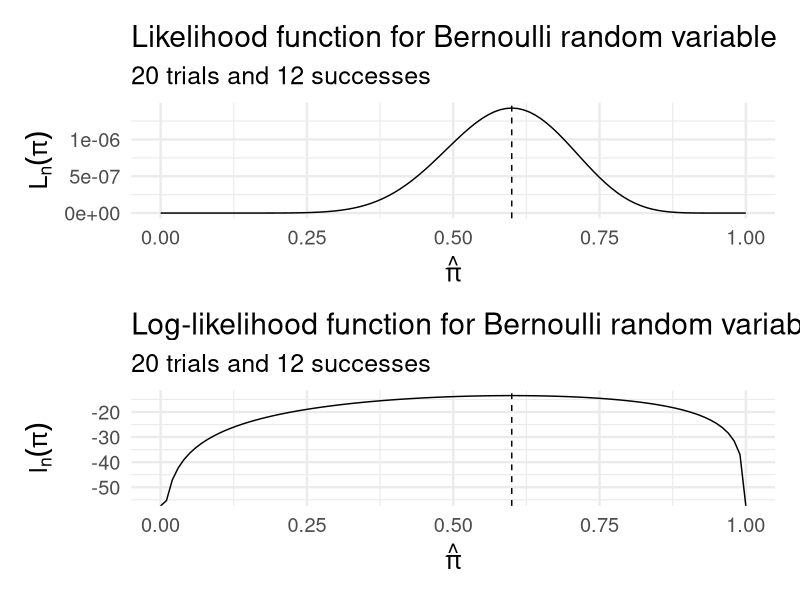
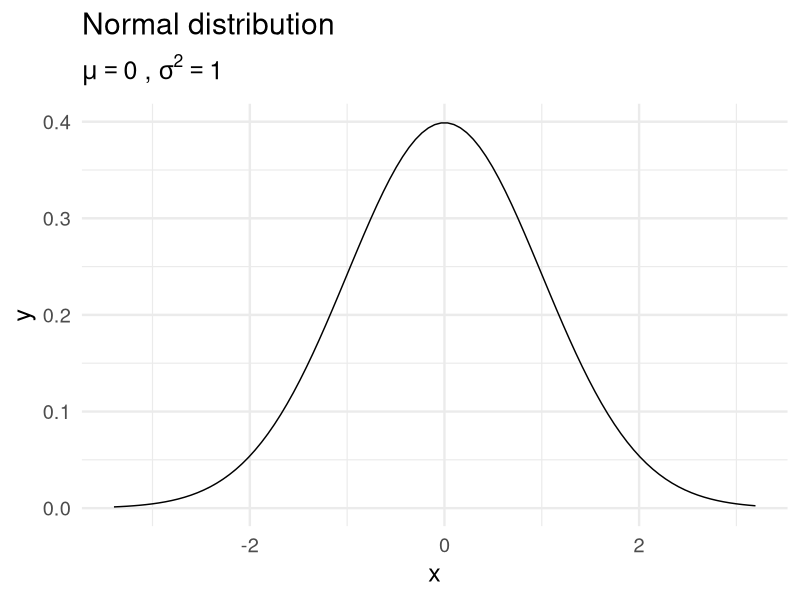
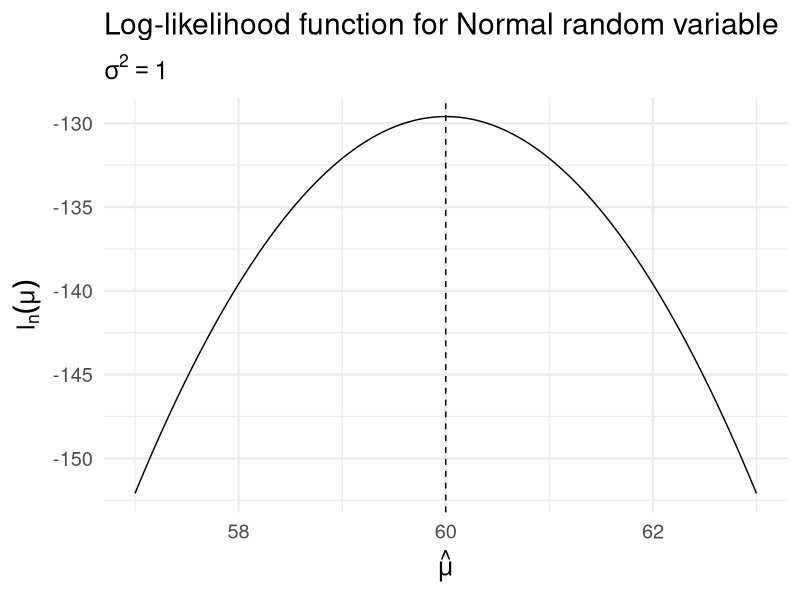
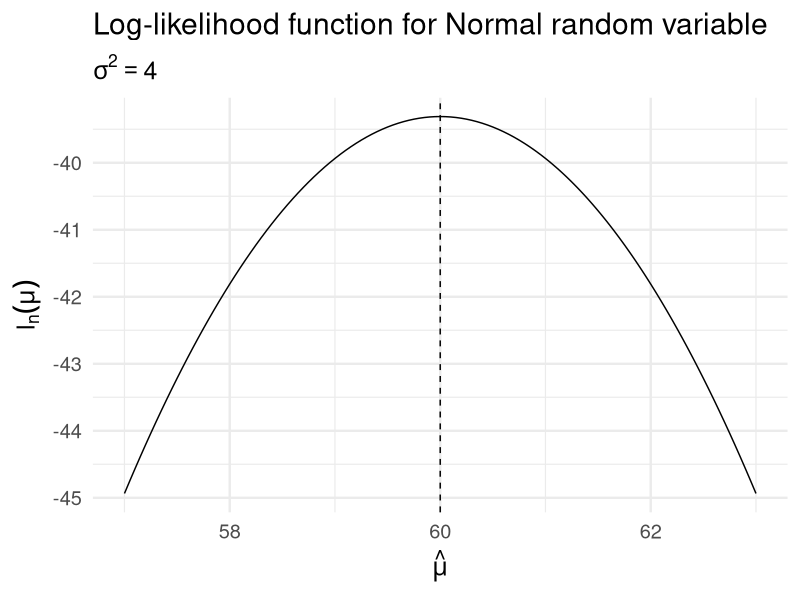

R code for these plots, in order:
## ---- chunk 1
knitr::opts_chunk$set(cache = TRUE,
                      message = FALSE,
                      warning = FALSE,
                      echo = FALSE)

library(tidyverse)
library(patchwork)

options(digits = 3)
set.seed(1234)
theme_set(theme_minimal(base_size = 18))
## ---- chunk 2
# loglikelihood function for plotting
lik_bern <- function(p, S, n){
  p^S * (1 - p)^(n - S)
}

log_lik_bern <- function(p, S, n){
  S * log(p) + (n - S) * log(1 - p)
}


# calculate likelihood values
bern <- data_frame(x = seq(0, 1, by = 0.01),
           lik = lik_bern(x, 12, 20),
           loglik = log_lik_bern(x, 12, 20))

ggplot(bern, aes(x, lik)) +
  geom_line() +
  geom_vline(xintercept = (12 / 20), linetype = 2) +
  labs(title = "Likelihood function for Bernoulli random variable",
       subtitle = "20 trials and 12 successes",
       x = expression(hat(pi)),
       y = expression(L[n](pi))) +
  ggplot(bern, aes(x, loglik)) +
  geom_line() +
  geom_vline(xintercept = (12 / 20), linetype = 2) +
  labs(title = "Log-likelihood function for Bernoulli random variable",
       subtitle = "20 trials and 12 successes",
       x = expression(hat(pi)),
       y = expression(l[n](pi))) +
  plot_layout(ncol = 1)
## ---- chunk 3
data_frame(x = rnorm(1000, 0, 1)) %>%
  ggplot(aes(x)) +
  stat_function(fun = dnorm, args = list(mean = 0, sd = 1)) +
  labs(title = "Normal distribution",
       subtitle = expression(paste(mu == 0, " , ", sigma^{2} == 1)))
## ---- chunk 4
prof <- data_frame(id = 1:5,
                   years = c(3,2,4,1,5),
                   salary = 45 + 5 * years)

prof %>%
  select(-years) %>%
  knitr::kable(caption = "Salaries of assistant professors")
## ---- chunk 5
likelihood.normal.mu <- function(mu, sig2 = 1, x) {
  # mu      mean of normal distribution for given sig
  # x       vector of data
  n = length(x)
  a1 = (2*pi*sig2)^-(n/2)
  a2 = -1/(2*sig2)
  y = (x-mu)^2
  ans = a1*exp(a2*sum(y))
  return(log(ans))
}

data_frame(mu_hat = seq(57, 63, by = .05),
           logLik = map_dbl(mu_hat, likelihood.normal.mu, x = prof$salary)) %>%
  ggplot(aes(mu_hat, logLik)) +
  geom_line() +
  geom_vline(xintercept = mean(prof$salary), linetype = 2) +
  labs(title = "Log-likelihood function for Normal random variable",
       subtitle = expression(sigma^2 == 1),
       x = expression(hat(mu)),
       y = expression(l[n](mu)))
## ---- chunk 6
data_frame(mu_hat = seq(57, 63, by = .05),
           logLik = map_dbl(mu_hat, likelihood.normal.mu, x = prof$salary, sig2 = 4)) %>%
  ggplot(aes(mu_hat, logLik)) +
  geom_line() +
  geom_vline(xintercept = mean(prof$salary), linetype = 2) +
  labs(title = "Log-likelihood function for Normal random variable",
       subtitle = expression(sigma^2 == 4),
       x = expression(hat(mu)),
       y = expression(l[n](mu)))
## ---- chunk 7

## ---- chunk 8
log_lik_lm <- function(par, data.y, data.x) {
  a.par <- par[1]  # The current slope
  b.par <- par[2]  # The current intercept
  err.sigma <- par[3]  # The current error standard deviation
  
  # Calculate the likelihood of each data point using dnorm
  likelihoods <- suppressWarnings(dnorm(data.y, mean = data.x * a.par + b.par, sd = err.sigma))
  
  # Calculate log-likelihoods of each data point
  log.likelihoods <- log(likelihoods)
  
  # return the sum of the log-likelihoods
  sum(log.likelihoods)
}

# optimize for professor salary
optim(par = c(1, 5, 20), fn = log_lik_lm, data.y = prof$salary, data.x = prof$years,
      control = list(fnscale = -1))

# compare to lm()
summary(lm(salary ~ years, data = prof))
